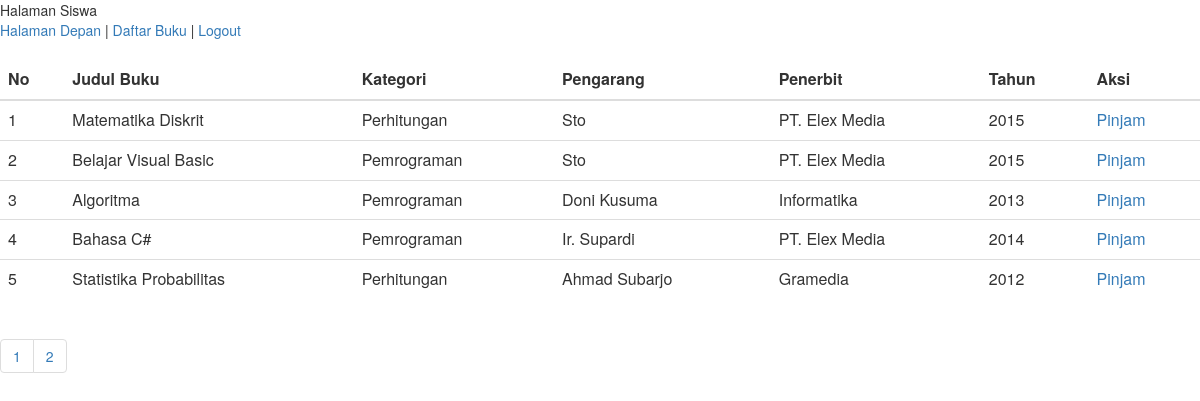
The page /siswa/dafbuk.php on the database its author committed.
### tables this page shows
CREATE TABLE `buku` (
  `id_buku` int(8) NOT NULL,
  `judul_buku` varchar(50) NOT NULL,
  `kategori` varchar(50) NOT NULL,
  `pengarang` varchar(100) NOT NULL,
  `penerbit` varchar(100) NOT NULL,
  `tahun` year(4) NOT NULL
);

### siswa/dafbuk.php (the view, shortened to what this page needs)
<html>
<head>
    <?php
    include "../include/header.php";
    ?>
</head>
<body>
    Halaman Siswa
    <fieldset>
            <?php
                include "../include/siswa_link.php";
            ?>
    </fieldset>
    <br/>
    <div class="table-responsive">
        <table class="table">
            <thead>
               <tr>
                    <th>No</th>
                    <th>Judul Buku</th>
                    <th>Kategori</th>
                    <th>Pengarang</th>
                    <th>Penerbit</th>
                    <th>Tahun</th>
                    <th>Aksi</th>
                </tr>
            </thead>
            <tbody>
            <?php
            $halaman = @$_GET['halaman'];
            if(empty($halaman)){
                $posisi  = 0;
            }else{
                $posisi = ($halaman-1) * 5;
            }
            $i = $posisi + 1;
            $sql = mysql_query("SELECT * FROM buku LIMIT $posisi,5");
            while($hasil = mysql_fetch_array($sql)){
            ?>
            <tr>
                <td><?php echo $i; ?></td>
                <td><?php echo $hasil['judul_buku']; ?></td>
                <td><?php echo $hasil['kategori']; ?></td>
                <td><?php echo $hasil['pengarang']; ?></td>
                <td><?php echo $hasil['penerbit']; ?></td>
                <td><?php echo $hasil['tahun']; ?></td>
                <td><a href="dafbuk.php?pinjam=<?php echo $hasil['id_buku']; ?>">Pinjam</a></td>
            </tr>
            <?php
            $i++;
            }
            ?>
        </table>
        <ul class="pagination">
        <?php
        $res = mysql_query("SELECT * FROM buku");
        $hitung = mysql_num_rows($res);
        $jum = $hitung/5;
        $jumlah = ceil($jum);
        for($i=1; $i<=$jumlah; $i++){
            echo "<li><a href='dafbuk.php?halaman=$i'>".$i."</a></li>";
        }
        ?>
        </ul>
    </div>
</body>
</html>

### css/style.css (style rules this page uses)
body { margin: 0; padding: 0; }

### rows shown on the page
buku: judul_buku "Matematika Diskrit", kategori "Perhitungan", pengarang "Sto", penerbit "PT. Elex Media", tahun "2015"
buku: judul_buku "Belajar Visual Basic", kategori "Pemrograman", pengarang "Sto", penerbit "PT. Elex Media", tahun "2015"
buku: judul_buku "Algoritma", kategori "Pemrograman", pengarang "Doni Kusuma", penerbit "Informatika", tahun "2013"
buku: judul_buku "Bahasa C#", kategori "Pemrograman", pengarang "Ir. Supardi", penerbit "PT. Elex Media", tahun "2014"
buku: judul_buku "Statistika Probabilitas", kategori "Perhitungan", pengarang "Ahmad Subarjo", penerbit "Gramedia", tahun "2012"
